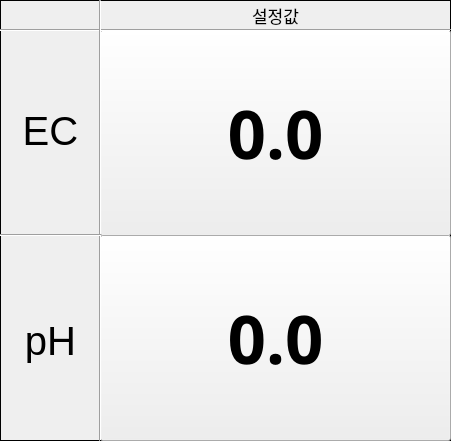
  <widget class="QFrame" name="frame_set_yang_1">
   <property name="geometry">
    <rect>
     <x>170</x>
     <y>80</y>
     <width>451</width>
     <height>441</height>
    </rect>
   </property>
   <property name="autoFillBackground">
    <bool>true</bool>
   </property>
   <property name="frameShape">
    <enum>QFrame::Box</enum>
   </property>
   <property name="frameShadow">
    <enum>QFrame::Plain</enum>
   </property>
   <property name="lineWidth">
    <number>1</number>
   </property>
   <property name="midLineWidth">
    <number>1</number>
   </property>
   <widget class="QLabel" name="label_2">
    <property name="geometry">
     <rect>
      <x>0</x>
      <y>30</y>
      <width>101</width>
      <height>201</height>
     </rect>
    </property>
    <property name="font">
     <font>
      <pointsize>30</pointsize>
     </font>
    </property>
    <property name="text">
     <string>EC</string>
    </property>
    <property name="alignment">
     <set>Qt::AlignCenter</set>
    </property>
    <property name="wordWrap">
     <bool>false</bool>
    </property>
   </widget>
   <widget class="QLabel" name="label_3">
    <property name="geometry">
     <rect>
      <x>0</x>
      <y>240</y>
      <width>101</width>
      <height>201</height>
     </rect>
    </property>
    <property name="font">
     <font>
      <pointsize>30</pointsize>
     </font>
    </property>
    <property name="text">
     <string>pH</string>
    </property>
    <property name="alignment">
     <set>Qt::AlignCenter</set>
    </property>
    <property name="wordWrap">
     <bool>false</bool>
    </property>
   </widget>
   <widget class="QLabel" name="label_6">
    <property name="geometry">
     <rect>
      <x>100</x>
      <y>0</y>
      <width>351</width>
      <height>31</height>
     </rect>
    </property>
    <property name="font">
     <font>
      <pointsize>13</pointsize>
     </font>
    </property>
    <property name="text">
     <string>설정값</string>
    </property>
    <property name="alignment">
     <set>Qt::AlignCenter</set>
    </property>
    <property name="wordWrap">
     <bool>false</bool>
    </property>
   </widget>
   <widget class="QPushButton" name="btn_set_ph">
    <property name="geometry">
     <rect>
      <x>100</x>
      <y>235</y>
      <width>351</width>
      <height>206</height>
     </rect>
    </property>
    <property name="font">
     <font>
      <family>Agency FB</family>
      <pointsize>50</pointsize>
      <weight>75</weight>
      <bold>true</bold>
     </font>
    </property>
    <property name="text">
     <string>0.0</string>
    </property>
   </widget>
   <widget class="QPushButton" name="btn_set_ec">
    <property name="geometry">
     <rect>
      <x>100</x>
      <y>30</y>
      <width>351</width>
      <height>206</height>
     </rect>
    </property>
    <property name="font">
     <font>
      <family>Agency FB</family>
      <pointsize>50</pointsize>
      <weight>75</weight>
      <bold>true</bold>
     </font>
    </property>
    <property name="text">
     <string>0.0</string>
    </property>
   </widget>
   <widget class="Line" name="line">
    <property name="geometry">
     <rect>
      <x>0</x>
      <y>15</y>
      <width>451</width>
      <height>31</height>
     </rect>
    </property>
    <property name="orientation">
     <enum>Qt::Horizontal</enum>
    </property>
   </widget>
   <widget class="Line" name="line_2">
    <property name="geometry">
     <rect>
      <x>90</x>
      <y>0</y>
      <width>21</width>
      <height>441</height>
     </rect>
    </property>
    <property name="orientation">
     <enum>Qt::Vertical</enum>
    </property>
   </widget>
   <widget class="Line" name="line_5">
    <property name="geometry">
     <rect>
      <x>0</x>
      <y>220</y>
      <width>101</width>
      <height>31</height>
     </rect>
    </property>
    <property name="orientation">
     <enum>Qt::Horizontal</enum>
    </property>
   </widget>
  </widget>
